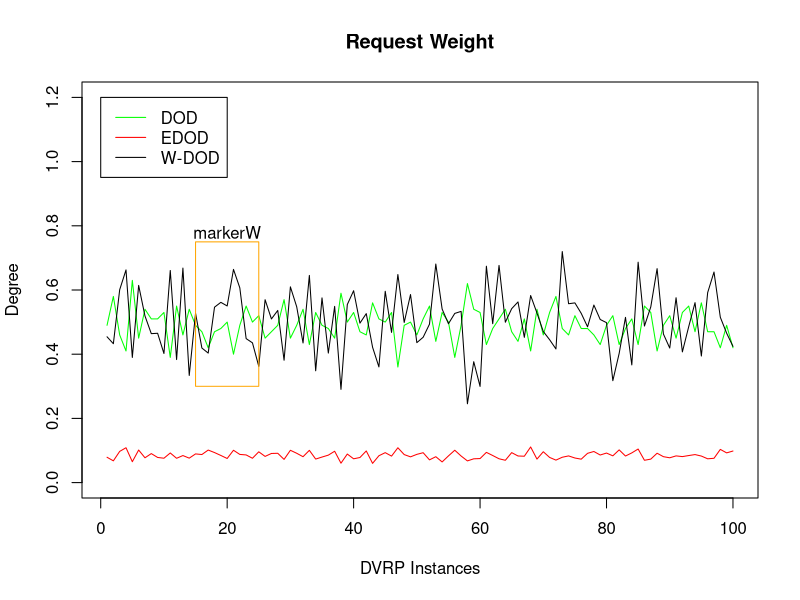

This chart was generated by the following R code:
X <- c(1:100)
dodY <- c(0.49,0.58,0.46,0.41,0.63,0.45,0.54,0.51,0.51,0.53,0.39,0.55,0.46,0.54,0.49,0.47,0.42,0.47,0.48,0.5,0.4,0.49,0.55,0.5,0.52,0.45,0.47,0.49,0.57,0.45,0.49,0.54,0.43,0.53,0.49,0.48,0.45,0.59,0.5,0.53,0.47,0.46,0.56,0.51,0.5,0.53,0.36,0.49,0.5,0.46,0.51,0.55,0.44,0.53,0.5,0.39,0.49,0.62,0.54,0.53,0.43,0.48,0.51,0.54,0.47,0.44,0.51,0.41,0.54,0.46,0.53,0.58,0.48,0.46,0.52,0.48,0.48,0.46,0.43,0.49,0.52,0.43,0.48,0.51,0.43,0.55,0.53,0.41,0.49,0.52,0.45,0.53,0.55,0.47,0.56,0.47,0.47,0.42,0.49,0.42)
edodY <- c(0.07892,0.06778,0.09719000000000001,0.10859999999999997,0.06503,0.10148,0.07729,0.09036000000000001,0.07833,0.07592,0.09228,0.07573000000000002,0.08421999999999999,0.07617,0.08933999999999997,0.08742000000000003,0.10134999999999998,0.09356000000000002,0.08455,0.07512000000000002,0.10074999999999998,0.08778000000000002,0.08617999999999998,0.07583,0.09593,0.08159000000000001,0.09074,0.09131999999999998,0.07226999999999999,0.10065999999999999,0.09133999999999999,0.08066,0.10051000000000002,0.07328000000000003,0.07956999999999999,0.08552000000000001,0.09770000000000001,0.06045999999999998,0.08893000000000001,0.07412,0.07813999999999999,0.09863,0.05992,0.08366,0.09327000000000002,0.08253,0.10855000000000004,0.08725999999999998,0.08020000000000001,0.08795,0.09311999999999998,0.07082000000000002,0.08067,0.06435999999999999,0.08315,0.10082000000000002,0.08285000000000001,0.06756000000000001,0.07411,0.07486000000000001,0.09418999999999998,0.08437,0.07421,0.06952999999999998,0.09336000000000003,0.08289999999999996,0.08213999999999999,0.11098999999999998,0.07321000000000003,0.09613,0.07838999999999999,0.07003999999999999,0.07896,0.08314000000000002,0.07659000000000002,0.07298999999999999,0.09120000000000004,0.09689999999999996,0.08593,0.09201999999999998,0.08335,0.10193000000000002,0.08272,0.09255000000000001,0.10459,0.06952,0.07314000000000002,0.0915,0.08072999999999998,0.07728,0.08318999999999997,0.08098000000000001,0.08424,0.08726999999999999,0.08268000000000005,0.07413,0.07572000000000001,0.10344000000000003,0.09258,0.09837999999999997)
dedodY <- c(0.46137124247540445,0.32625694843140135,0.599484729875288,0.6598199023540058,0.28452663393154753,0.5792321752912458,0.382688545612761,0.4435466778327466,0.6481423428789375,0.4069044717564929,0.5969401018436867,0.4284245437172847,0.6849456451204212,0.43351859769132106,0.500798238517955,0.39199129488574536,0.5830117724002616,0.4594966437868388,0.5254328924394128,0.46593709651135096,0.6461654726126635,0.5247693241447131,0.525649546249988,0.4335422953156142,0.33961860440236435,0.44475912391674516,0.5642529151476359,0.5113507512047624,0.3050622954712417,0.6445819660436581,0.5697879228706715,0.5930874901681026,0.5362775803216384,0.3605370935466928,0.3953185824643498,0.5639388035782342,0.6354930436089723,0.40402041866170707,0.41491978294207854,0.45882175378578255,0.5171443427457599,0.5788012930501245,0.7386179197869572,0.3266069086642957,0.4416123778501629,0.3579180593424934,0.5279240934126148,0.41293363081580875,0.46523508442354916,0.5536484694970001,0.2851298922995748,0.42383041132385196,0.5553657833755568,0.4295364248998745,0.38676985895309235,0.6958658493775821,0.6307718959460114,0.35732784778749965,0.5469038201145074,0.36457756924275814,0.6032629456140164,0.573208826582604,0.29372082968415686,0.4198524726007456,0.4071156160482736,0.5183365085405146,0.3939542044427067,0.5611282704512406,0.5797405224427161,0.4330491354220168,0.5831956349616165,0.5177111502627025,0.5660784584570757,0.6097719756444334,0.41349992045913436,0.48152343960727195,0.6970671196871594,0.5818716761807917,0.6407492104976588,0.422903856780724,0.5147888377950155,0.5786510806854387,0.6755776917312016,0.405145290925328,0.6130728741367727,0.5731935410641847,0.3833315302645102,0.5400057233512732,0.5548739188966962,0.3319279518506632,0.6113995290672505,0.6186350225026174,0.5180400818451862,0.46920704986911793,0.3367357345369461,0.41589916454434506,0.6335341674884944,0.5733279159723386,0.3491333905420613,0.6269689231649276)
wedodY <- c(0.4542610374265697,0.4326901917799119,0.6008242414176121,0.6625916949114353,0.3898797556198358,0.6143238017173912,0.5191505141699827,0.46404833836858006,0.46519090544722186,0.4021733733022155,0.6608591865886266,0.3833428133686847,0.6683048394461686,0.33375097017407696,0.5273982416457031,0.4192621799405171,0.4034535571217787,0.5465035255794481,0.5615621210861694,0.5503005907163534,0.6642140832788315,0.6067216389377208,0.44859320433130534,0.43537238832853026,0.36205872611610457,0.5697345367441887,0.5098388699718145,0.5362578792533056,0.3811974789915966,0.6098395383021985,0.5476647595234906,0.434975127371926,0.6454576333992095,0.3482700566780383,0.5754055451050181,0.4035025625053091,0.5489557672420317,0.2903839316940917,0.5546396027640643,0.5977472170871923,0.4967312116855763,0.5264105514361204,0.4216681102562796,0.3603472939021112,0.5959996533495103,0.46790112446396587,0.6481933672785123,0.4989525368248772,0.5858535629793711,0.43601300428550316,0.4527983806023232,0.49360423637697326,0.6808834167860537,0.5407063543902212,0.494981680914844,0.527081747779256,0.5333708051589223,0.245509057921272,0.3765556793104164,0.29959078747180107,0.6741486823554929,0.4950986075150391,0.6765395617327962,0.4995777001181216,0.5417923171864463,0.5628166859643718,0.45250186880956833,0.5828000503172933,0.5283115592929991,0.4706804290580533,0.4451584695252761,0.41631981718992284,0.7197373481411223,0.5572261743345902,0.5598299337761721,0.5272659091761353,0.4852991471551027,0.5530719509010186,0.5081467756426797,0.4982763832975561,0.31749908665574583,0.40243823273567636,0.5147809189698513,0.3665867002640617,0.6866352302334288,0.48771656700751276,0.5472503447759758,0.666523265028869,0.4628355158307346,0.419105931264443,0.5758995601228336,0.4071613038319257,0.4857642484847456,0.5605616524077001,0.39427270773617284,0.5919454642007804,0.6560434687928804,0.515085394105921,0.4654326053211789,0.42448576222104756)
plot(X, dodY, type="l", main="Request Weight", ylim=c(0,1.2), col="green", xlab="DVRP Instances", ylab="Degree")
lines(X, edodY, col="red")
#lines(X, dedodY, col="blue")
lines(X, wedodY, col="black")
#legend(0,1.2,c("DOD", "EDOD", "D-DOD", "W-DOD"), col=c("green", "red", "blue", "black"), lty=1)
legend(0,1.2,c("DOD", "EDOD", "W-DOD"), col=c("green", "red", "black"), lty=1)

x <- c(15,25,25,15)
y <- c(0.75,0.75,0.3,0.3)
polygon(x,y, density = 0, border = "orange", angle = 30)    
text(20,0.78,label="markerW")


#x <- c(53.5,63.5,63.5,53.5)
#y <- c(0.65,0.65,0.2,0.2)
#polygon(x,y, density = 0, border = "orange", angle = 30)    